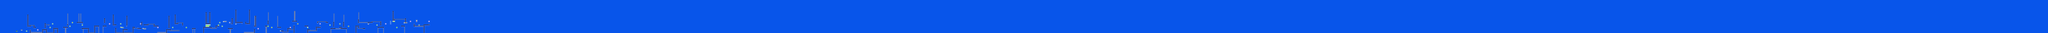

Below is a game level as drawn by its tile map, then a one-line description and the .tmx that defines it (tile-layer data replaced by summaries):
An orthogonal 1654x27 tile map with 16x16 px tiles, 2 tile layers (SP, ...), 2 tilesets.

<map version="1.10" tiledversion="1.10.2" orientation="orthogonal" renderorder="right-down" width="1654" height="27" tilewidth="16" tileheight="16" infinite="0" nextlayerid="6" nextobjectid="10">
 <editorsettings>
  <chunksize width="16" height="27" />
  <export target="test4.csv" format="csv" />
 </editorsettings>
 <tileset firstgid="1" name="famidash" tilewidth="16" tileheight="16" tilecount="256" columns="16">
  <image source="../../GRAPHICS/famidash.bmp" width="256" height="256" />
 </tileset>
 <tileset firstgid="257" name="sprites" tilewidth="16" tileheight="16" tilecount="256" columns="16">
  <image source="../../GRAPHICS/sprites.png" width="256" height="256" />
 </tileset>
 <layer id="1" width="1654" height="27">
  <data>[44658 cells, 44658 non-empty, 18 distinct tile ids]</data>
 </layer>
 <layer id="2" name="SP" width="1654" height="27">
  <data>[44658 cells, 71 non-empty, 23 distinct tile ids]</data>
 </layer>
</map>
